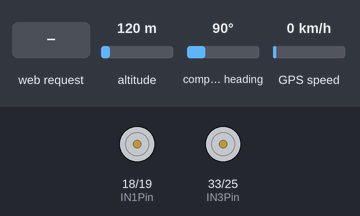
Bench run of a sketch on a simulated ESP32. Parts: motor-driver pin pairs drawn as motors (green arrow = first pin HIGH = forward, orange = second pin HIGH = backward, longer = more drive, scaled by the enable pin). The test bench sets the inputs (shaded band); at power-on: altitude 120 m, compass heading 90°, GPS speed 0 km/h. WiFi joins after 1.5 s; servers stay silent unless stated; the GPS gets a fix after 3 s at 37.7749, -122.4194 with 8 satellites; what the sketch prints to the serial monitor is not drawn.

Above: at 2.7 s.
2.8 s: HTTP request GET /adelante received
At 5.6 s:
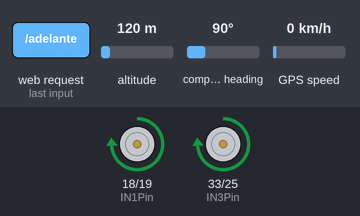
6.0 s: HTTP request GET /atras received
At 7.9 s:
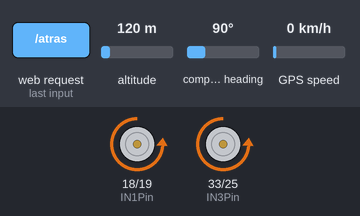
9.0 s: HTTP request GET /izquierda received
At 11.4 s:
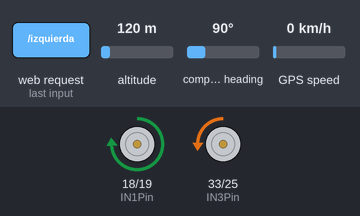
12.0 s: HTTP request GET /derecha received
At 14.9 s:
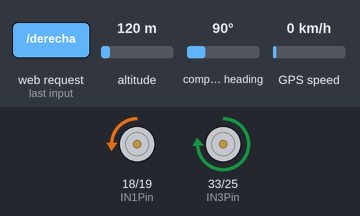
Timing chart, 0 to 16.0 s (numbered marks = the images above; inputs shaded):
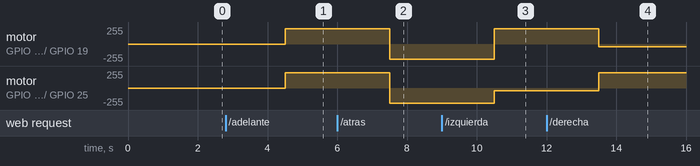

Measured:
- after the input at 2.8 s, motor on GPIO 18 (IN1Pin) / GPIO 19 (IN2Pin), motor on GPIO 33 (IN3Pin) / GPIO 25 (IN4Pin): stopped → forward 230/255 after 1.7 s
- after the input at 6.0 s, motor on GPIO 18 (IN1Pin) / GPIO 19 (IN2Pin), motor on GPIO 33 (IN3Pin) / GPIO 25 (IN4Pin): forward 230/255 → backward 230/255 after 1.5 s
- after the input at 9.0 s, motor on GPIO 18 (IN1Pin) / GPIO 19 (IN2Pin): backward 230/255 → forward 230/255 after 1.5 s; motor on GPIO 33 (IN3Pin) / GPIO 25 (IN4Pin): backward 230/255 → backward 40/255 after 1.5 s
- after the input at 12.0 s, motor on GPIO 18 (IN1Pin) / GPIO 19 (IN2Pin): forward 230/255 → backward 40/255 after 1.5 s; motor on GPIO 33 (IN3Pin) / GPIO 25 (IN4Pin): backward 40/255 → forward 230/255 after 1.5 s

The sketch:

Motores_GPS.ino
```cpp
#include <WiFi.h>
#include <WebServer.h>
#include "HTML.h"
#include <TinyGPS++.h>

// Variables
HardwareSerial gpsSerial(2);
TinyGPSPlus gps;
int contador = 0;

// Definición de pines
#define EN1Pin 4
#define EN2Pin 32
#define IN1Pin 18
#define IN2Pin 19
#define IN3Pin 33
#define IN4Pin 25
const int RXPin = 16; // Pin de recepción (RX) del GPS
const int TXPin = 17; // Pin de transmisión (TX) del GPS

//Constantes
#define GPSBaud 9600

// Web server
const char* ssid = "IZZI-77B8";
const char* password = "E3ZI7TLRY8FM";

IPAddress ip(192,168,0,100);
IPAddress gateway(192,168,0,1);
IPAddress subnet(255,255,255,0);

WebServer server(80);

// Declaración de funciones
void handle_OnConnect();
void handle_stop();
void handle_adelante();
void handle_atras();
void handle_izquierda();
void handle_derecha();
void handle_NotFound();
void sendResponse(bool state2, bool state1, bool state0);

// Funciones del motor
void setMotor(int in1, int in2, int en, bool direction, int velocidad);
void stopMotor(int in1, int in2, int en);
void controlMotor(int motor, bool direction, int velocidad);
void MotorStop(int motor);

void setup() {
  Serial.begin(115200);

  // Configuración del motor L298N
  pinMode(EN1Pin, OUTPUT);
  pinMode(EN2Pin, OUTPUT);
  pinMode(IN1Pin, OUTPUT);
  pinMode(IN2Pin, OUTPUT);
  pinMode(IN3Pin, OUTPUT);
  pinMode(IN4Pin, OUTPUT);

  // Configuración de WiFi
  WiFi.mode(WIFI_STA);
  WiFi.begin(ssid, password);
  WiFi.config(ip, gateway, subnet);

  Serial.println("");

  while (WiFi.status() != WL_CONNECTED) { delay(500); Serial.print("."); }

  Serial.println("Conectado a ");
  Serial.println(ssid);
  Serial.print("Direccion IP: ");
  Serial.println(WiFi.localIP());

  server.on("/", handle_OnConnect);
  server.on("/stop", handle_stop);
  server.on("/adelante", handle_adelante);
  server.on("/atras", handle_atras);
  server.on("/izquierda", handle_izquierda);
  server.on("/derecha", handle_derecha);
  server.onNotFound(handle_NotFound);

  //Configuración del GPS
  gpsSerial.begin(GPSBaud, SERIAL_8N1, RXPin, TXPin);
  Serial.println("GPS Inicializado");

  server.begin();
}

void loop() {

  server.handleClient();

  // Actualizar valores del GPS
  actualizarGPS(gpsSerial, gps, contador, Latitud, Longitud, HDOP, Satellites);

  // Actualización de estados del motor
  if (!State2 && !State1 && !State0) { // STOP
    MotorStop(1);
    MotorStop(2);
  }
  if (!State2 && !State1 && State0) { // FORWARD
    controlMotor(1, true, 230);
    controlMotor(2, true, 230);
  }
  if (!State2 && State1 && !State0) { // BACKWARD
    controlMotor(1, false, 230);
    controlMotor(2, false, 230);
  }
  if (!State2 && State1 && State0) { // LEFT
    controlMotor(1, true, 230);
    //MotorStop(2);
    controlMotor(2, false, 40);
  }
  if (State2 && !State1 && !State0) { // RIGHT
    controlMotor(1, false, 40);
    //MotorStop(1);
    controlMotor(2, true, 230);
  }
}

// Funciones del motor
void setMotor(int in1, int in2, int en, bool direction, int velocidad) {
  digitalWrite(in1, direction ? HIGH : LOW);
  digitalWrite(in2, direction ? LOW : HIGH);
  analogWrite(en, velocidad);
}

void stopMotor(int in1, int in2, int en) {
  digitalWrite(in1, LOW);
  digitalWrite(in2, LOW);
  analogWrite(en, 0);
}

void controlMotor(int motor, bool direction, int velocidad) {
  if (motor == 1) {
    setMotor(IN1Pin, IN2Pin, EN1Pin, direction, velocidad);
  } else if (motor == 2) {
    setMotor(IN3Pin, IN4Pin, EN2Pin, direction, velocidad);
  }
}

void MotorStop(int motor) {
  if (motor == 1) {
    stopMotor(IN1Pin, IN2Pin, EN1Pin);
  } else if (motor == 2) {
    stopMotor(IN3Pin, IN4Pin, EN2Pin);
  }
}

// Funciones del GPS
void actualizarGPS(HardwareSerial &gpsSerial, TinyGPSPlus &gps, int &contador, float &Latitud, float &Longitud, float &HDOP, int &Satellites) {
  unsigned long start = millis();
  while (millis() - start < 1000){

    while (gpsSerial.available() > 0)
    { gps.encode(gpsSerial.read());}

    if (gps.location.isUpdated() || contador == 10)
    {
      contador = 0;
      Latitud = Serial.println(gps.location.lat(), 6);
      Longitud = Serial.println(gps.location.lng(), 6);
      HDOP = Serial.println(gps.hdop.value() / 100.0);
      Satellites= Serial.println(gps.satellites.value());
    }
  }
  contador++;
}

// Funciones del servidor web
void sendResponse(bool state2, bool state1, bool state0) {
  State2 = state2;
  State1 = state1;
  State0 = state0;
  server.send(200, "text/html", SendHTML(State2, State1, State0));
}

void handle_OnConnect() {sendResponse(LOW, LOW, LOW);}
void handle_stop() {sendResponse(LOW, LOW, LOW);}
void handle_adelante() {sendResponse(LOW, LOW, HIGH);}
void handle_atras() {sendResponse(LOW, HIGH, LOW); }
void handle_izquierda() {sendResponse(LOW, HIGH, HIGH);}
void handle_derecha() {sendResponse(HIGH, LOW, LOW);}
void handle_NotFound() {server.send(404, "text/plain", "Page Not Found");}
```

HTML.cpp
```cpp
#include "HTML.h"

 // Inicializar Variables
 bool State2 = LOW;
 bool State1 = LOW;
 bool State0 = LOW;
 float Latitud = 0;
 float Longitud = 0;
 float HDOP = 0;
 int Satellites = 0;


String SendHTML(uint8_t Status2, uint8_t Status1, uint8_t Status0) {
  String html = "<!DOCTYPE html><html>\n";
  html += "<head><meta name=\"viewport\" content=\"width=device-width, initial-scale=1.0, user-scalable=no\">\n";
  html += "<meta http-equiv=\"refresh\" content=\"2\">\n";
  html += "<title>Carrito</title>\n";
  html += "<style>html { font-family: Helvetica; display: inline-block; margin: 0px auto; text-align: center;}\n";
  html += "body { margin-top: 50px; } h1 { color: #444444; margin: 50px auto 30px; } h3 { color: #444444; margin-bottom: 10px; }\n";
  html += ".button { display: block; width: 80px; background-color: #3498db; border: none; color: white; padding: 13px 30px; text-decoration: none; font-size: 25px; margin: 0px auto 35px; cursor: pointer; border-radius: 4px; }\n";
  html += ".button-on { background-color: #3498db; }\n";
  html += ".button-on:active { background-color: #2980b9; }\n";
  html += ".button-off { background-color: #34495e; }\n";
  html += ".button-off:active { background-color: #2c3e50; }\n";
  html += "p { font-size: 14px; color: #888; margin-bottom: 10px; }\n";
  html += "</style>\n";
  html += "</head>\n";
  html += "<body>\n";
  html += "<h1>Carrito</h1>\n";
  html += "<h3>Sensores</h3>\n";
  html += "<p>Latitud " + String(Latitud) + "</p>\n";
  html += "<p>Longitud: " + String(Longitud) + "</p>\n";
  html += "<p>Latitud " + String(HDOP) + "</p>\n";
  html += "<p>Longitud: " + String(Satellites) + "</p>\n";
  html += "<br><br>\n";
  html += "<h3>Control</h3>\n";

  // Generación de botones según el estado
  html += generateButtonHTML(Status2, Status1, Status0);

  html += "</body>\n";
  html += "</html>\n";
  return html;
}

String generateButtonHTML(uint8_t Status2, uint8_t Status1, uint8_t Status0) {
  String buttonHTML = "";
  buttonHTML += "<a class=\"button " + String((!Status2 && !Status1 && !Status0) ? "button-on" : "button-off") + "\" href=\"/stop\">STOP</a>\n";
  buttonHTML += "<a class=\"button " + String((!Status2 && !Status1 && Status0) ? "button-on" : "button-off") + "\" href=\"/adelante\">Adelante</a>\n";
  buttonHTML += "<a class=\"button " + String((!Status2 && Status1 && !Status0) ? "button-on" : "button-off") + "\" href=\"/atras\">Atras</a>\n";
  buttonHTML += "<a class=\"button " + String((!Status2 && Status1 && Status0) ? "button-on" : "button-off") + "\" href=\"/izquierda\">Izquierda</a>\n";
  buttonHTML += "<a class=\"button " + String((Status2 && !Status1 && !Status0) ? "button-on" : "button-off") + "\" href=\"/derecha\">Derecha</a>\n";
  return buttonHTML;
}
```

HTML.h
```cpp
#ifndef HTML_h
#define HTML_h

#include <Arduino.h>

extern bool State2;
extern bool State1;
extern bool State0;
extern float Longitud;
extern float Latitud;
extern float HDOP;
extern int Satellites;

String SendHTML(uint8_t Status2, uint8_t Status1, uint8_t Status0);
String generateButtonHTML(uint8_t Status2, uint8_t Status1, uint8_t Status0);

#endif
```
